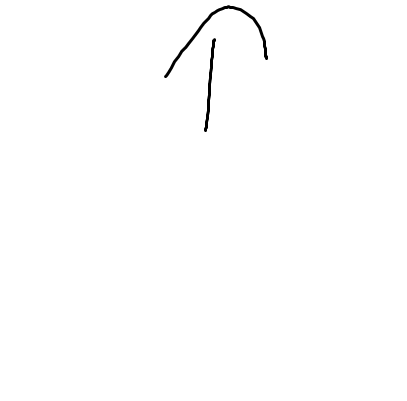
#> input picture pics/up/arrow1 - Copy.png, 407 x 401 px
$ python train.py
#> lines starting #> are read from the running program, lines starting #| are printed output that depends on the picture
# train.py
import cv2
import numpy as np
import os
from sklearn.model_selection import train_test_split
from sklearn.linear_model import LogisticRegression
from sklearn.metrics import accuracy_score
from skimage import transform, util
import argparse  # For command-line arguments

# 1. Argument Parser Setup
parser = argparse.ArgumentParser(description="Train an arrow image classifier.")
parser.add_argument("--data_dir", type=str, default="pics", help="Path to the directory containing 'up' and 'down' subdirectories.")
parser.add_argument("--output_model", type=str, default="arrow_model.pkl", help="Path to save the trained model.")
args = parser.parse_args()

# 2. Data Loading and Feature Extraction
def load_data(data_dir):
    """Loads images, extracts features, and creates labels."""
#> called with data_dir = 'pics'
    images = []
    labels = []
    for label in ["up", "down"]:
        folder_path = os.path.join(data_dir, label)
        for filename in os.listdir(folder_path):
            img_path = os.path.join(folder_path, filename)
            img = cv2.imread(img_path, cv2.IMREAD_GRAYSCALE)  # Load as grayscale
#> img is the input picture: shape (401, 407); min 0, max 255, mean 253.8
            if img is None:
                print(f"Error loading image: {img_path}")
                continue

            # Resize
            img = cv2.resize(img, (64, 64))
#> img: shape (64, 64)

            # Flatten the image into a feature vector
            features = img.flatten()
#> features = 4096 values, max 255 at index 0, min 0 at index 101, mean 253.8
            images.append(features)
            labels.append(0 if label == "up" else 1)  # 0 for up, 1 for down
    return np.array(images), np.array(labels)


# 3. Data Augmentation
def augment_data(images, labels, num_augmentations=3):
    """Applies data augmentation to the images."""
    augmented_images = []
    augmented_labels = []
    for i in range(len(images)):
        img = images[i].reshape(64, 64)  # Reshape to original image size
        label = labels[i]
        augmented_images.append(images[i])  # Add original image
        augmented_labels.append(label)

        for _ in range(num_augmentations):
            # Random rotation
            angle = np.random.uniform(-15, 15)
            rotated_img = transform.rotate(img, angle, mode='reflect')
            augmented_images.append(rotated_img.flatten())
            augmented_labels.append(label)

            # Random noise
            noisy_img = util.random_noise(img, mode='gaussian', var=0.01)
            augmented_images.append(noisy_img.flatten())
            augmented_labels.append(label)
    return np.array(augmented_images), np.array(augmented_labels)


# 4. Model Training and Evaluation
def train_and_evaluate_model(images, labels):
    """Trains a logistic regression model and evaluates its performance."""
    X_train, X_test, y_train, y_test = train_test_split(images, labels, test_size=0.2, random_state=42)

    model = LogisticRegression(solver='liblinear', random_state=42)  # Example: Logistic Regression
    model.fit(X_train, y_train)

    y_pred = model.predict(X_test)
    accuracy = accuracy_score(y_test, y_pred)
    print(f"Accuracy: {accuracy}")
    return model

# 5. Model Saving
def save_model(model, filepath):
    """Saves the trained model to a file."""
    import pickle
    with open(filepath, 'wb') as f:
        pickle.dump(model, f)
    print(f"Model saved to {filepath}")


# 6. Main Script
if __name__ == "__main__":
    # Use command-line arguments instead of hardcoding the directory
    data_dir = args.data_dir #"pics"  # Path to your "pics" directory
    output_model_path = args.output_model  # "arrow_model.pkl" # Where to save the trained model

    images, labels = load_data(data_dir)
#> labels = [0, 1]
    augmented_images, augmented_labels = augment_data(images, labels, num_augmentations=3)
#> the loop in augment_data, `for i in range(len(images)):` made 2 passes
#> label on passes 1 to 2: 0, 1
#> after the loop in augment_data, `for i in range(len(images)):`:
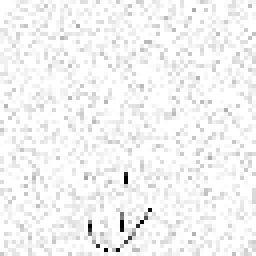
#> noisy_img: shape (64, 64) float64 (shown 4 times larger); min 0, max 1, mean 0.957
#> after the loop in augment_data, `for i in range(len(images)):`: augmented_images = 14 items; augmented_labels = [0, 0, 0, 0, 0, 0, 0, 1, 1, 1, 1, 1, 1, 1]
#> augmented_labels = [0, 0, 0, 0, 0, 0, 0, 1, 1, 1, 1, 1, 1, 1]

    model = train_and_evaluate_model(augmented_images, augmented_labels)
#> in train_and_evaluate_model, `X_train, X_test, y_train, y_test = train_test_split(images, labels, te..`: y_train = [1, 0, 1, 0, 0, 1, 0, 1, 1, 0, 0]; y_test = [1, 1, 0]
#> in train_and_evaluate_model, `accuracy = accuracy_score(y_test, y_pred)`: accuracy = 1
#| Accuracy: 1.0

    # Save the trained model
    save_model(model, output_model_path)

    print("Training complete.")
